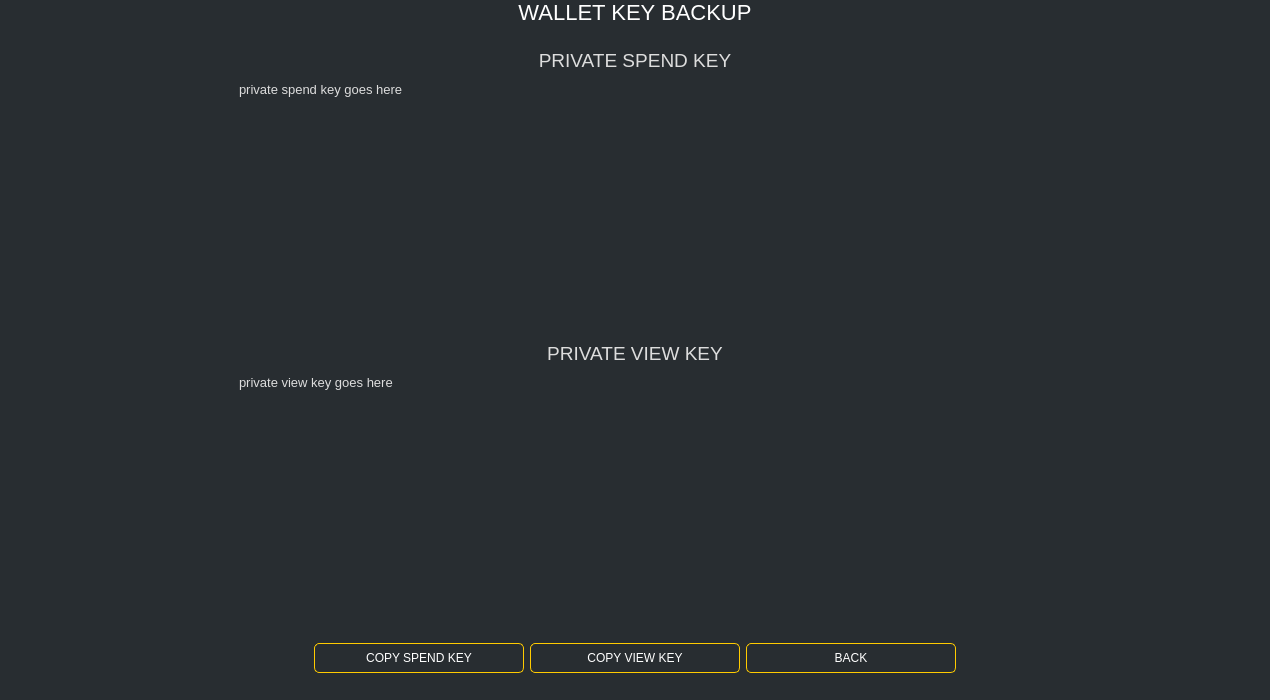
<?xml version="1.0" encoding="UTF-8"?>
<ui version="4.0">
 <class>ReceiveFrame</class>
 <widget class="QFrame" name="ReceiveFrame">
  <property name="geometry">
   <rect>
    <x>0</x>
    <y>0</y>
    <width>1270</width>
    <height>700</height>
   </rect>
  </property>
  <property name="minimumSize">
   <size>
    <width>1270</width>
    <height>700</height>
   </size>
  </property>
  <property name="windowTitle">
   <string>Frame</string>
  </property>
  <property name="styleSheet">
   <string notr="true">border: 0px;
background-color: #282d31;
color: #ddd;</string>
  </property>
  <property name="frameShape">
   <enum>QFrame::StyledPanel</enum>
  </property>
  <property name="frameShadow">
   <enum>QFrame::Raised</enum>
  </property>
  <layout class="QVBoxLayout" name="verticalLayout">
   <property name="leftMargin">
    <number>0</number>
   </property>
   <property name="topMargin">
    <number>0</number>
   </property>
   <property name="rightMargin">
    <number>0</number>
   </property>
   <property name="bottomMargin">
    <number>0</number>
   </property>
   <item>
    <widget class="QLabel" name="label">
     <property name="font">
      <font>
       <pointsize>-1</pointsize>
      </font>
     </property>
     <property name="styleSheet">
      <string notr="true">color: #fff; 
font-size: 22px;</string>
     </property>
     <property name="text">
      <string>WALLET KEY BACKUP</string>
     </property>
     <property name="alignment">
      <set>Qt::AlignCenter</set>
     </property>
     <property name="margin">
      <number>40</number>
     </property>
    </widget>
   </item>
   <item>
    <widget class="QGroupBox" name="groupBox">
     <property name="minimumSize">
      <size>
       <width>1200</width>
       <height>560</height>
      </size>
     </property>
     <property name="maximumSize">
      <size>
       <width>16777215</width>
       <height>16777215</height>
      </size>
     </property>
     <property name="title">
      <string/>
     </property>
     <layout class="QGridLayout" name="gridLayout">
      <item row="0" column="0">
       <widget class="QGroupBox" name="seedBox">
        <property name="styleSheet">
         <string notr="true"/>
        </property>
        <property name="title">
         <string/>
        </property>
        <layout class="QVBoxLayout" name="verticalLayout_4">
         <item>
          <widget class="QLabel" name="label_7">
           <property name="font">
            <font>
             <pointsize>-1</pointsize>
            </font>
           </property>
           <property name="styleSheet">
            <string notr="true">color: #ddd;
font-size: 19px;
</string>
           </property>
           <property name="text">
            <string>YOUR 25 WORD MNEMONIC SEED</string>
           </property>
           <property name="alignment">
            <set>Qt::AlignCenter</set>
           </property>
          </widget>
         </item>
         <item>
          <widget class="Line" name="line">
           <property name="styleSheet">
            <string notr="true">background-color: #333;</string>
           </property>
           <property name="orientation">
            <enum>Qt::Horizontal</enum>
           </property>
          </widget>
         </item>
         <item alignment="Qt::AlignHCenter">
          <widget class="QTextBrowser" name="m_seed">
           <property name="minimumSize">
            <size>
             <width>800</width>
             <height>0</height>
            </size>
           </property>
           <property name="font">
            <font>
             <pointsize>-1</pointsize>
            </font>
           </property>
           <property name="styleSheet">
            <string notr="true">color: #ddd;
font-size: 16px;</string>
           </property>
           <property name="html">
            <string>&lt;!DOCTYPE HTML PUBLIC &quot;-//W3C//DTD HTML 4.0//EN&quot; &quot;http://www.w3.org/TR/REC-html40/strict.dtd&quot;&gt;
&lt;html&gt;&lt;head&gt;&lt;meta name=&quot;qrichtext&quot; content=&quot;1&quot; /&gt;&lt;style type=&quot;text/css&quot;&gt;
p, li { white-space: pre-wrap; }
&lt;/style&gt;&lt;/head&gt;&lt;body style=&quot; font-family:'Poppins'; font-size:16px; font-weight:400; font-style:normal;&quot;&gt;
&lt;p style=&quot; margin-top:0px; margin-bottom:0px; margin-left:0px; margin-right:0px; -qt-block-indent:0; text-indent:0px;&quot;&gt;&lt;span style=&quot; font-size:11pt;&quot;&gt;Your wallet is an older format that does not support mnemonic seeds. Please generate a new wallet in order to get the 25 word Mnemonic seed and transfer your existing funds to your new wallet.&lt;/span&gt;&lt;/p&gt;&lt;/body&gt;&lt;/html&gt;</string>
           </property>
          </widget>
         </item>
         <item alignment="Qt::AlignHCenter">
          <widget class="QGroupBox" name="groupBox_6">
           <layout class="QHBoxLayout" name="horizontalLayout_5">
            <item>
             <widget class="QPushButton" name="m_copySeedButton">
              <property name="minimumSize">
               <size>
                <width>210</width>
                <height>30</height>
               </size>
              </property>
              <property name="maximumSize">
               <size>
                <width>210</width>
                <height>30</height>
               </size>
              </property>
              <property name="font">
               <font>
                <pointsize>-1</pointsize>
               </font>
              </property>
              <property name="styleSheet">
               <string notr="true">QPushButton#m_copySeedButton
{
    color: #fff;
    border: 1px solid orange;
    font-size: 12px;
    border-radius: 5px;
    
}

QPushButton#m_copySeedButton:hover
{
    color: orange;
    border: 1px solid orange;
    font-size: 12px;
    border-radius: 5px;
    
}</string>
              </property>
              <property name="text">
               <string>COPY</string>
              </property>
             </widget>
            </item>
            <item>
             <widget class="QPushButton" name="m_backButton_2">
              <property name="minimumSize">
               <size>
                <width>210</width>
                <height>30</height>
               </size>
              </property>
              <property name="maximumSize">
               <size>
                <width>210</width>
                <height>30</height>
               </size>
              </property>
              <property name="font">
               <font>
                <pointsize>-1</pointsize>
               </font>
              </property>
              <property name="styleSheet">
               <string notr="true">QPushButton#m_backButton_2
{
    color: #fff;
    border: 1px solid orange;
    font-size: 12px;
    border-radius: 5px;
    
}

QPushButton#m_backButton_2:hover
{
    color: orange;
    border: 1px solid orange;
    font-size: 12px;
    border-radius: 5px;
    
}</string>
              </property>
              <property name="text">
               <string>BACK</string>
              </property>
             </widget>
            </item>
           </layout>
          </widget>
         </item>
        </layout>
       </widget>
      </item>
      <item row="0" column="0">
       <widget class="QGroupBox" name="introBox">
        <property name="minimumSize">
         <size>
          <width>0</width>
          <height>50</height>
         </size>
        </property>
        <property name="title">
         <string/>
        </property>
        <layout class="QVBoxLayout" name="verticalLayout_3">
         <item>
          <widget class="QLabel" name="label_10">
           <property name="font">
            <font>
             <pointsize>-1</pointsize>
            </font>
           </property>
           <property name="styleSheet">
            <string notr="true">color: #ddd; font-size: 19px;</string>
           </property>
           <property name="text">
            <string>We care about your safety: Please read the following</string>
           </property>
           <property name="alignment">
            <set>Qt::AlignCenter</set>
           </property>
          </widget>
         </item>
         <item>
          <widget class="Line" name="line_2">
           <property name="styleSheet">
            <string notr="true">background-color: #333;</string>
           </property>
           <property name="orientation">
            <enum>Qt::Horizontal</enum>
           </property>
          </widget>
         </item>
         <item>
          <widget class="QGroupBox" name="groupBox_8">
           <property name="title">
            <string/>
           </property>
           <property name="alignment">
            <set>Qt::AlignCenter</set>
           </property>
           <layout class="QHBoxLayout" name="horizontalLayout_6">
            <item>
             <widget class="QGroupBox" name="groupBox_7">
              <property name="minimumSize">
               <size>
                <width>0</width>
                <height>0</height>
               </size>
              </property>
              <property name="maximumSize">
               <size>
                <width>500</width>
                <height>16777215</height>
               </size>
              </property>
              <property name="title">
               <string/>
              </property>
              <property name="alignment">
               <set>Qt::AlignCenter</set>
              </property>
              <layout class="QVBoxLayout" name="verticalLayout_6">
               <item>
                <widget class="QLabel" name="label_3">
                 <property name="minimumSize">
                  <size>
                   <width>0</width>
                   <height>50</height>
                  </size>
                 </property>
                 <property name="font">
                  <font>
                   <pointsize>-1</pointsize>
                  </font>
                 </property>
                 <property name="styleSheet">
                  <string notr="true">font-size: 16px;
margin-left: 3em;</string>
                 </property>
                 <property name="text">
                  <string>■  Keep your seed and password safe</string>
                 </property>
                </widget>
               </item>
               <item>
                <widget class="QLabel" name="label_4">
                 <property name="minimumSize">
                  <size>
                   <width>0</width>
                   <height>50</height>
                  </size>
                 </property>
                 <property name="font">
                  <font>
                   <pointsize>-1</pointsize>
                  </font>
                 </property>
                 <property name="styleSheet">
                  <string notr="true">font-size: 16px;
margin-left: 3em;</string>
                 </property>
                 <property name="text">
                  <string>■  Make a backup of your wallet file</string>
                 </property>
                </widget>
               </item>
               <item>
                <widget class="QLabel" name="label_8">
                 <property name="minimumSize">
                  <size>
                   <width>0</width>
                   <height>50</height>
                  </size>
                 </property>
                 <property name="font">
                  <font>
                   <pointsize>-1</pointsize>
                  </font>
                 </property>
                 <property name="styleSheet">
                  <string notr="true">font-size: 16px;
margin-left: 3em;</string>
                 </property>
                 <property name="text">
                  <string>■  Be aware of phishing websites and programs</string>
                 </property>
                </widget>
               </item>
               <item>
                <widget class="QLabel" name="label_9">
                 <property name="minimumSize">
                  <size>
                   <width>0</width>
                   <height>50</height>
                  </size>
                 </property>
                 <property name="font">
                  <font>
                   <pointsize>-1</pointsize>
                  </font>
                 </property>
                 <property name="styleSheet">
                  <string notr="true">font-size: 16px;
margin-left: 3em;</string>
                 </property>
                 <property name="text">
                  <string>■  Store a copy of your seed in a safe place</string>
                 </property>
                </widget>
               </item>
              </layout>
             </widget>
            </item>
           </layout>
          </widget>
         </item>
         <item alignment="Qt::AlignHCenter">
          <widget class="QGroupBox" name="groupBox_3">
           <layout class="QHBoxLayout" name="horizontalLayout_2">
            <item>
             <widget class="QPushButton" name="m_showSeed">
              <property name="minimumSize">
               <size>
                <width>210</width>
                <height>30</height>
               </size>
              </property>
              <property name="maximumSize">
               <size>
                <width>210</width>
                <height>30</height>
               </size>
              </property>
              <property name="font">
               <font>
                <pointsize>-1</pointsize>
               </font>
              </property>
              <property name="styleSheet">
               <string notr="true">QPushButton#m_showSeed
{
    color: #fff;
    border: 1px solid orange;
    font-size: 12px;
    border-radius: 5px;
    
}

QPushButton#m_showSeed:hover
{
    color: orange;
    border: 1px solid orange;
    font-size: 12px;
    border-radius: 5px;
    
}</string>
              </property>
              <property name="text">
               <string>SHOW SEED</string>
              </property>
             </widget>
            </item>
            <item>
             <widget class="QPushButton" name="m_backButton">
              <property name="minimumSize">
               <size>
                <width>210</width>
                <height>0</height>
               </size>
              </property>
              <property name="maximumSize">
               <size>
                <width>210</width>
                <height>30</height>
               </size>
              </property>
              <property name="font">
               <font>
                <pointsize>-1</pointsize>
               </font>
              </property>
              <property name="styleSheet">
               <string notr="true">QPushButton#m_backButton
{
    color: #fff;
    border: 1px solid orange;
    font-size: 12px;
    border-radius: 5px;
    
}

QPushButton#m_backButton:hover
{
    color: orange;
    border: 1px solid orange;
    font-size: 12px;
    border-radius: 5px;
    
}</string>
              </property>
              <property name="text">
               <string>BACK</string>
              </property>
             </widget>
            </item>
           </layout>
          </widget>
         </item>
         <item>
          <widget class="QLabel" name="label_12">
           <property name="font">
            <font>
             <family>Poppins</family>
            </font>
           </property>
           <property name="styleSheet">
            <string notr="true">color: #aaa; </string>
           </property>
           <property name="text">
            <string>Advanced Users:</string>
           </property>
           <property name="alignment">
            <set>Qt::AlignCenter</set>
           </property>
          </widget>
         </item>
         <item alignment="Qt::AlignHCenter">
          <widget class="QGroupBox" name="groupBox_4">
           <layout class="QHBoxLayout" name="horizontalLayout_3">
            <item>
             <widget class="QPushButton" name="m_showPrivate">
              <property name="minimumSize">
               <size>
                <width>200</width>
                <height>25</height>
               </size>
              </property>
              <property name="maximumSize">
               <size>
                <width>200</width>
                <height>25</height>
               </size>
              </property>
              <property name="font">
               <font>
                <pointsize>-1</pointsize>
               </font>
              </property>
              <property name="styleSheet">
               <string notr="true">QPushButton#m_showPrivate
{
    color: #fff;
    border: 1px solid orange;
    font-size: 12px;
    border-radius: 5px;
    
}

QPushButton#m_showPrivate:hover
{
    color: orange;
    border: 1px solid orange;
    font-size: 12px;
    border-radius: 5px;
    
}</string>
              </property>
              <property name="text">
               <string>PRIVATE KEYS</string>
              </property>
             </widget>
            </item>
            <item>
             <widget class="QPushButton" name="m_showGUI">
              <property name="minimumSize">
               <size>
                <width>200</width>
                <height>25</height>
               </size>
              </property>
              <property name="maximumSize">
               <size>
                <width>200</width>
                <height>25</height>
               </size>
              </property>
              <property name="font">
               <font>
                <pointsize>-1</pointsize>
               </font>
              </property>
              <property name="styleSheet">
               <string notr="true">QPushButton#m_showGUI
{
    color: #fff;
    border: 1px solid orange;
    font-size: 12px;
    border-radius: 5px;
    
}

QPushButton#m_showGUI:hover
{
    color: orange;
    border: 1px solid orange;
    font-size: 12px;
    border-radius: 5px;
    
}</string>
              </property>
              <property name="text">
               <string>TRACKING KEY</string>
              </property>
             </widget>
            </item>
           </layout>
          </widget>
         </item>
         <item>
          <widget class="QLabel" name="emptyLabelForAlignmentTop">
           <property name="sizePolicy">
            <sizepolicy hsizetype="Expanding" vsizetype="MinimumExpanding">
             <horstretch>0</horstretch>
             <verstretch>0</verstretch>
            </sizepolicy>
           </property>
           <property name="minimumSize">
            <size>
             <width>0</width>
             <height>0</height>
            </size>
           </property>
           <property name="maximumSize">
            <size>
             <width>16777215</width>
             <height>16777215</height>
            </size>
           </property>
           <property name="sizeIncrement">
            <size>
             <width>0</width>
             <height>0</height>
            </size>
           </property>
           <property name="styleSheet">
            <string notr="true">border: none;</string>
           </property>
          </widget>
         </item>
        </layout>
       </widget>
      </item>
      <item row="0" column="0">
       <widget class="QGroupBox" name="guiKeyBox">
        <property name="styleSheet">
         <string notr="true"/>
        </property>
        <property name="title">
         <string/>
        </property>
        <layout class="QVBoxLayout" name="verticalLayout_2">
         <item>
          <widget class="QLabel" name="label_2">
           <property name="font">
            <font>
             <pointsize>-1</pointsize>
            </font>
           </property>
           <property name="styleSheet">
            <string notr="true">color: #ddd; font-size: 19px;</string>
           </property>
           <property name="text">
            <string>YOUR TRACKING KEY</string>
           </property>
           <property name="alignment">
            <set>Qt::AlignCenter</set>
           </property>
          </widget>
         </item>
         <item>
          <widget class="Line" name="line_3">
           <property name="styleSheet">
            <string notr="true">background-color: #333;</string>
           </property>
           <property name="orientation">
            <enum>Qt::Horizontal</enum>
           </property>
          </widget>
         </item>
         <item>
          <widget class="QGroupBox" name="groupBox_9">
           <property name="title">
            <string/>
           </property>
           <layout class="QHBoxLayout" name="horizontalLayout_7">
            <item>
             <widget class="QTextBrowser" name="m_guiKey">
              <property name="maximumSize">
               <size>
                <width>800</width>
                <height>16777215</height>
               </size>
              </property>
              <property name="font">
               <font>
                <pointsize>-1</pointsize>
               </font>
              </property>
              <property name="styleSheet">
               <string notr="true">font-size: 17px;</string>
              </property>
              <property name="html">
               <string>&lt;!DOCTYPE HTML PUBLIC &quot;-//W3C//DTD HTML 4.0//EN&quot; &quot;http://www.w3.org/TR/REC-html40/strict.dtd&quot;&gt;
&lt;html&gt;&lt;head&gt;&lt;meta name=&quot;qrichtext&quot; content=&quot;1&quot; /&gt;&lt;style type=&quot;text/css&quot;&gt;
p, li { white-space: pre-wrap; }
&lt;/style&gt;&lt;/head&gt;&lt;body style=&quot; font-family:'Poppins'; font-size:17px; font-weight:400; font-style:normal;&quot;&gt;
&lt;p style=&quot; margin-top:0px; margin-bottom:0px; margin-left:0px; margin-right:0px; -qt-block-indent:0; text-indent:0px;&quot;&gt;&lt;span style=&quot; font-size:11pt;&quot;&gt;Tracking key goes here&lt;/span&gt;&lt;/p&gt;&lt;/body&gt;&lt;/html&gt;</string>
              </property>
             </widget>
            </item>
           </layout>
          </widget>
         </item>
         <item alignment="Qt::AlignHCenter">
          <widget class="QGroupBox" name="groupBox_2">
           <layout class="QHBoxLayout" name="horizontalLayout">
            <item>
             <widget class="QPushButton" name="m_copyGUIKeyButton">
              <property name="sizePolicy">
               <sizepolicy hsizetype="Minimum" vsizetype="Minimum">
                <horstretch>0</horstretch>
                <verstretch>0</verstretch>
               </sizepolicy>
              </property>
              <property name="minimumSize">
               <size>
                <width>210</width>
                <height>30</height>
               </size>
              </property>
              <property name="maximumSize">
               <size>
                <width>210</width>
                <height>30</height>
               </size>
              </property>
              <property name="font">
               <font>
                <pointsize>-1</pointsize>
               </font>
              </property>
              <property name="styleSheet">
               <string notr="true">QPushButton#m_copyGUIKeyButton
{
    color: #fff;
    border: 1px solid orange;
    font-size: 12px;
    border-radius: 5px;
    
}

QPushButton#m_copyGUIKeyButton:hover
{
    color: orange;
    border: 1px solid orange;
    font-size: 12px;
    border-radius: 5px;
    
}</string>
              </property>
              <property name="text">
               <string>COPY</string>
              </property>
             </widget>
            </item>
            <item>
             <widget class="QPushButton" name="m_backButton_3">
              <property name="sizePolicy">
               <sizepolicy hsizetype="Minimum" vsizetype="Minimum">
                <horstretch>0</horstretch>
                <verstretch>0</verstretch>
               </sizepolicy>
              </property>
              <property name="minimumSize">
               <size>
                <width>210</width>
                <height>30</height>
               </size>
              </property>
              <property name="maximumSize">
               <size>
                <width>210</width>
                <height>30</height>
               </size>
              </property>
              <property name="font">
               <font>
                <pointsize>-1</pointsize>
               </font>
              </property>
              <property name="styleSheet">
               <string notr="true">QPushButton#m_backButton_3
{
    color: #fff;
    border: 1px solid orange;
    font-size: 12px;
    border-radius: 5px;
    
}

QPushButton#m_backButton_3:hover
{
    color: orange;
    border: 1px solid orange;
    font-size: 12px;
    border-radius: 5px;
    
}</string>
              </property>
              <property name="text">
               <string>BACK</string>
              </property>
             </widget>
            </item>
           </layout>
          </widget>
         </item>
        </layout>
       </widget>
      </item>
      <item row="0" column="0">
       <widget class="QGroupBox" name="privateKeyBox">
        <property name="styleSheet">
         <string notr="true"/>
        </property>
        <property name="title">
         <string/>
        </property>
        <layout class="QVBoxLayout" name="verticalLayout_5">
         <item>
          <widget class="QLabel" name="label_5">
           <property name="font">
            <font>
             <pointsize>-1</pointsize>
            </font>
           </property>
           <property name="styleSheet">
            <string notr="true">color: #ddd;font-size: 19px;</string>
           </property>
           <property name="text">
            <string>PRIVATE SPEND KEY</string>
           </property>
           <property name="alignment">
            <set>Qt::AlignCenter</set>
           </property>
          </widget>
         </item>
         <item alignment="Qt::AlignHCenter">
          <widget class="QTextBrowser" name="m_spendKey">
           <property name="minimumSize">
            <size>
             <width>800</width>
             <height>0</height>
            </size>
           </property>
           <property name="font">
            <font>
             <pointsize>-1</pointsize>
            </font>
           </property>
           <property name="styleSheet">
            <string notr="true">color: #ddd;
font-size: 16px;</string>
           </property>
           <property name="html">
            <string>&lt;!DOCTYPE HTML PUBLIC &quot;-//W3C//DTD HTML 4.0//EN&quot; &quot;http://www.w3.org/TR/REC-html40/strict.dtd&quot;&gt;
&lt;html&gt;&lt;head&gt;&lt;meta name=&quot;qrichtext&quot; content=&quot;1&quot; /&gt;&lt;style type=&quot;text/css&quot;&gt;
p, li { white-space: pre-wrap; }
&lt;/style&gt;&lt;/head&gt;&lt;body style=&quot; font-family:'Poppins'; font-size:16px; font-weight:400; font-style:normal;&quot;&gt;
&lt;p style=&quot; margin-top:0px; margin-bottom:0px; margin-left:0px; margin-right:0px; -qt-block-indent:0; text-indent:0px;&quot;&gt;&lt;span style=&quot; font-family:'Courier'; font-size:10pt;&quot;&gt;private spend key goes here&lt;/span&gt;&lt;/p&gt;&lt;/body&gt;&lt;/html&gt;</string>
           </property>
          </widget>
         </item>
         <item>
          <widget class="QLabel" name="label_6">
           <property name="font">
            <font>
             <pointsize>-1</pointsize>
            </font>
           </property>
           <property name="styleSheet">
            <string notr="true">color: #ddd; font-size: 19px;</string>
           </property>
           <property name="text">
            <string>PRIVATE VIEW KEY</string>
           </property>
           <property name="alignment">
            <set>Qt::AlignCenter</set>
           </property>
          </widget>
         </item>
         <item alignment="Qt::AlignHCenter">
          <widget class="QTextBrowser" name="m_viewKey">
           <property name="minimumSize">
            <size>
             <width>800</width>
             <height>0</height>
            </size>
           </property>
           <property name="font">
            <font>
             <pointsize>-1</pointsize>
            </font>
           </property>
           <property name="styleSheet">
            <string notr="true">color: #ddd;
font-size: 16px;</string>
           </property>
           <property name="html">
            <string>&lt;!DOCTYPE HTML PUBLIC &quot;-//W3C//DTD HTML 4.0//EN&quot; &quot;http://www.w3.org/TR/REC-html40/strict.dtd&quot;&gt;
&lt;html&gt;&lt;head&gt;&lt;meta name=&quot;qrichtext&quot; content=&quot;1&quot; /&gt;&lt;style type=&quot;text/css&quot;&gt;
p, li { white-space: pre-wrap; }
&lt;/style&gt;&lt;/head&gt;&lt;body style=&quot; font-family:'Poppins'; font-size:16px; font-weight:400; font-style:normal;&quot;&gt;
&lt;p style=&quot; margin-top:0px; margin-bottom:0px; margin-left:0px; margin-right:0px; -qt-block-indent:0; text-indent:0px;&quot;&gt;&lt;span style=&quot; font-family:'Courier'; font-size:10pt;&quot;&gt;private view key goes here&lt;/span&gt;&lt;/p&gt;&lt;/body&gt;&lt;/html&gt;</string>
           </property>
          </widget>
         </item>
         <item alignment="Qt::AlignHCenter">
          <widget class="QGroupBox" name="groupBox_5">
           <layout class="QHBoxLayout" name="horizontalLayout_4">
            <item>
             <widget class="QPushButton" name="m_copySpendKeyButton">
              <property name="minimumSize">
               <size>
                <width>210</width>
                <height>30</height>
               </size>
              </property>
              <property name="maximumSize">
               <size>
                <width>210</width>
                <height>30</height>
               </size>
              </property>
              <property name="font">
               <font>
                <pointsize>-1</pointsize>
               </font>
              </property>
              <property name="styleSheet">
               <string notr="true">QPushButton#m_copySpendKeyButton
{
    color: #fff;
    border: 1px solid #ffcb00;
    font-size: 12px;
    border-radius: 5px;
    
}

QPushButton#m_copySpendKeyButton:hover
{
    color: black;
    border: 1px solid #ffcb00;
    font-size: 12px;
    border-radius: 5px;
    background-color: #ffcb00;
}</string>
              </property>
              <property name="text">
               <string>COPY SPEND KEY</string>
              </property>
             </widget>
            </item>
            <item>
             <widget class="QPushButton" name="m_copyViewKeyButton">
              <property name="minimumSize">
               <size>
                <width>210</width>
                <height>30</height>
               </size>
              </property>
              <property name="maximumSize">
               <size>
                <width>210</width>
                <height>30</height>
               </size>
              </property>
              <property name="font">
               <font>
                <pointsize>-1</pointsize>
               </font>
              </property>
              <property name="styleSheet">
               <string notr="true">QPushButton#m_copyViewKeyButton
{
    color: #fff;
    border: 1px solid #ffcb00;
    font-size: 12px;
    border-radius: 5px;
    
}

QPushButton#m_copyViewKeyButton:hover
{
    color: black;
    border: 1px solid #ffcb00;
    font-size: 12px;
    border-radius: 5px;
    background-color: #ffcb00;
    
}</string>
              </property>
              <property name="text">
               <string>COPY VIEW KEY</string>
              </property>
             </widget>
            </item>
            <item>
             <widget class="QPushButton" name="m_backButton_4">
              <property name="minimumSize">
               <size>
                <width>210</width>
                <height>30</height>
               </size>
              </property>
              <property name="maximumSize">
               <size>
                <width>210</width>
                <height>30</height>
               </size>
              </property>
              <property name="font">
               <font>
                <pointsize>-1</pointsize>
               </font>
              </property>
              <property name="styleSheet">
               <string notr="true">QPushButton#m_backButton_4
{
    color: #fff;
    border: 1px solid #ffcb00;
    font-size: 12px;
    border-radius: 5px;
    
}

QPushButton#m_backButton_4:hover
{
    color: black;
    border: 1px solid #ffcb00;
    font-size: 12px;
    border-radius: 5px;
    background-color: #ffcb00;
    
}</string>
              </property>
              <property name="text">
               <string>BACK</string>
              </property>
             </widget>
            </item>
           </layout>
          </widget>
         </item>
        </layout>
       </widget>
      </item>
     </layout>
     <zorder>introBox</zorder>
     <zorder>seedBox</zorder>
     <zorder>guiKeyBox</zorder>
     <zorder>privateKeyBox</zorder>
    </widget>
   </item>
  </layout>
 </widget>
 <resources/>
 <connections>
  <connection>
   <sender>m_backButton</sender>
   <signal>clicked()</signal>
   <receiver>ReceiveFrame</receiver>
   <slot>backClicked()</slot>
   <hints>
    <hint type="sourcelabel">
     <x>1095</x>
     <y>35</y>
    </hint>
    <hint type="destinationlabel">
     <x>599</x>
     <y>349</y>
    </hint>
   </hints>
  </connection>
  <connection>
   <sender>m_copySeedButton</sender>
   <signal>clicked()</signal>
   <receiver>ReceiveFrame</receiver>
   <slot>copySeedClicked()</slot>
   <hints>
    <hint type="sourcelabel">
     <x>130</x>
     <y>475</y>
    </hint>
    <hint type="destinationlabel">
     <x>649</x>
     <y>349</y>
    </hint>
   </hints>
  </connection>
  <connection>
   <sender>m_copyGUIKeyButton</sender>
   <signal>clicked()</signal>
   <receiver>ReceiveFrame</receiver>
   <slot>copyGUIClicked()</slot>
   <hints>
    <hint type="sourcelabel">
     <x>130</x>
     <y>175</y>
    </hint>
    <hint type="destinationlabel">
     <x>649</x>
     <y>349</y>
    </hint>
   </hints>
  </connection>
  <connection>
   <sender>m_copyViewKeyButton</sender>
   <signal>clicked()</signal>
   <receiver>ReceiveFrame</receiver>
   <slot>copyViewKeyClicked()</slot>
   <hints>
    <hint type="sourcelabel">
     <x>770</x>
     <y>325</y>
    </hint>
    <hint type="destinationlabel">
     <x>649</x>
     <y>349</y>
    </hint>
   </hints>
  </connection>
  <connection>
   <sender>m_copySpendKeyButton</sender>
   <signal>clicked()</signal>
   <receiver>ReceiveFrame</receiver>
   <slot>copySpendKeyClicked()</slot>
   <hints>
    <hint type="sourcelabel">
     <x>130</x>
     <y>325</y>
    </hint>
    <hint type="destinationlabel">
     <x>649</x>
     <y>349</y>
    </hint>
   </hints>
  </connection>
  <connection>
   <sender>m_showSeed</sender>
   <signal>clicked()</signal>
   <receiver>ReceiveFrame</receiver>
   <slot>showSeed()</slot>
   <hints>
    <hint type="sourcelabel">
     <x>394</x>
     <y>549</y>
    </hint>
    <hint type="destinationlabel">
     <x>634</x>
     <y>349</y>
    </hint>
   </hints>
  </connection>
  <connection>
   <sender>m_backButton_2</sender>
   <signal>clicked()</signal>
   <receiver>ReceiveFrame</receiver>
   <slot>back2Clicked()</slot>
   <hints>
    <hint type="sourcelabel">
     <x>744</x>
     <y>559</y>
    </hint>
    <hint type="destinationlabel">
     <x>634</x>
     <y>349</y>
    </hint>
   </hints>
  </connection>
  <connection>
   <sender>m_backButton_3</sender>
   <signal>clicked()</signal>
   <receiver>ReceiveFrame</receiver>
   <slot>back2Clicked()</slot>
   <hints>
    <hint type="sourcelabel">
     <x>744</x>
     <y>559</y>
    </hint>
    <hint type="destinationlabel">
     <x>634</x>
     <y>349</y>
    </hint>
   </hints>
  </connection>
  <connection>
   <sender>m_backButton_4</sender>
   <signal>clicked()</signal>
   <receiver>ReceiveFrame</receiver>
   <slot>back2Clicked()</slot>
   <hints>
    <hint type="sourcelabel">
     <x>884</x>
     <y>559</y>
    </hint>
    <hint type="destinationlabel">
     <x>634</x>
     <y>349</y>
    </hint>
   </hints>
  </connection>
  <connection>
   <sender>m_showPrivate</sender>
   <signal>clicked()</signal>
   <receiver>ReceiveFrame</receiver>
   <slot>showPrivate()</slot>
   <hints>
    <hint type="sourcelabel">
     <x>854</x>
     <y>549</y>
    </hint>
    <hint type="destinationlabel">
     <x>634</x>
     <y>349</y>
    </hint>
   </hints>
  </connection>
  <connection>
   <sender>m_showGUI</sender>
   <signal>clicked()</signal>
   <receiver>ReceiveFrame</receiver>
   <slot>showGUI()</slot>
   <hints>
    <hint type="sourcelabel">
     <x>800</x>
     <y>650</y>
    </hint>
    <hint type="destinationlabel">
     <x>634</x>
     <y>349</y>
    </hint>
   </hints>
  </connection>
 </connections>
 <slots>
  <slot>backClicked()</slot>
  <slot>back2Clicked()</slot>
  <slot>copyGUIClicked()</slot>
  <slot>copySpendKeyClicked()</slot>
  <slot>copyViewKeyClicked()</slot>
  <slot>showSeed()</slot>
  <slot>showGUI()</slot>
  <slot>showPrivate()</slot>
  <slot>showAdvanced()</slot>
  <slot>copySeedClicked()</slot>
  <slot>backupClicked()</slot>
 </slots>
</ui>
